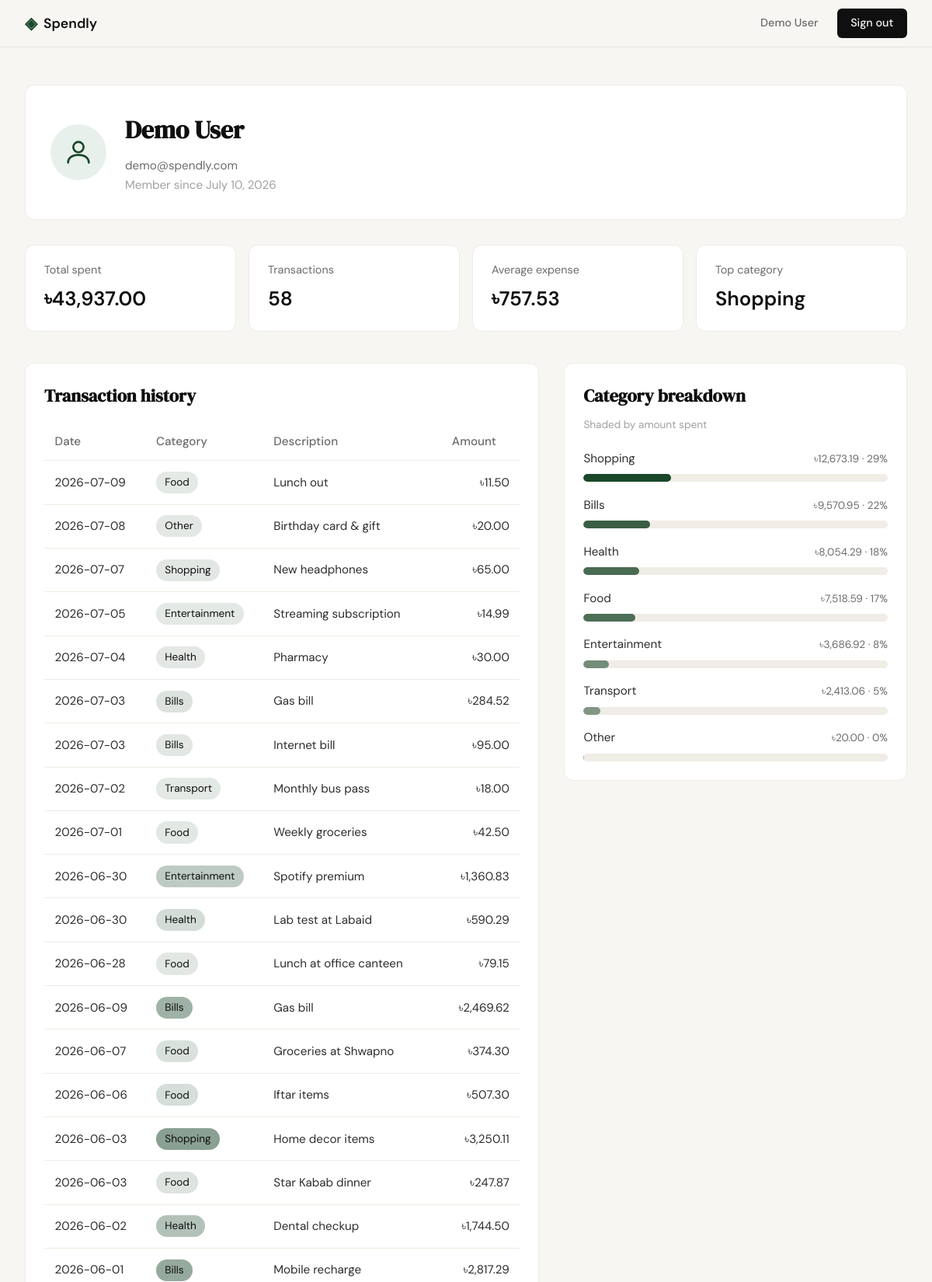
Screenshot of /profile (signed in, upper part) with the database file from the repository.
### tables this page shows
CREATE TABLE users (
            id            INTEGER PRIMARY KEY AUTOINCREMENT,
            name          TEXT    NOT NULL,
            email         TEXT    NOT NULL UNIQUE,
            password_hash TEXT    NOT NULL,
            created_at    TEXT    NOT NULL DEFAULT (datetime('now'))
        );

CREATE TABLE expenses (
            id          INTEGER PRIMARY KEY AUTOINCREMENT,
            user_id     INTEGER NOT NULL REFERENCES users(id) ON DELETE CASCADE,
            amount      REAL    NOT NULL,
            category    TEXT    NOT NULL,
            date        TEXT    NOT NULL,
            description TEXT,
            created_at  TEXT    NOT NULL DEFAULT (datetime('now'))
        );

### app.py (the view)
@app.route("/profile")
def profile():
    user_id = session.get("user_id")
    if not user_id:
        return redirect(url_for("login"))
    user = get_user_by_id(user_id)
    if user is None:                 # stale session (user no longer exists)
        session.clear()
        return redirect(url_for("login"))
    rows = get_user_expenses(user_id)
    summary = get_user_expense_summary(user_id)
    breakdown = get_user_category_breakdown(user_id)
    max_amount = max((r["amount"] for r in rows), default=0)
    expenses = [
        {
            "date": r["date"],
            "category": r["category"],
            "description": r["description"],
            "amount": r["amount"],
            "mix": (12 + 40 * (r["amount"] / max_amount)) if max_amount else 12,
        }
        for r in rows
    ]
    total = summary["total"] or 0
    max_total = max((r["total"] for r in breakdown), default=0)
    categories = [
        {
            "category": r["category"],
            "count": r["count"],
            "total": r["total"],
            "pct": (r["total"] / total * 100) if total else 0,
            "intensity": (0.4 + 0.6 * (r["total"] / max_total)) if max_total else 0,
        }
        for r in breakdown
    ]
    top_category = categories[0]["category"] if categories else None
    try:
        member_since = datetime.strptime(
            user["created_at"][:10], "%Y-%m-%d"
        ).strftime("%B %d, %Y")
    except (ValueError, TypeError):
        member_since = user["created_at"]
    return render_template(
        "profile.html",
        user=user,
        member_since=member_since,
        expenses=expenses,
        summary=summary,
        categories=categories,
        top_category=top_category,
    )

### app.py (called while the page is built)
@app.template_filter("money")
def money(value):
    return f"৳{(value or 0):,.2f}"

### database/db.py (called while the page is built)
def get_db():
    conn = sqlite3.connect(DB_PATH)
    conn.row_factory = sqlite3.Row
    conn.execute("PRAGMA foreign_keys = ON")
    return conn

def get_user_by_id(user_id):
    conn = get_db()
    user = conn.execute(
        "SELECT * FROM users WHERE id = ?", (user_id,)
    ).fetchone()
    conn.close()
    return user

def get_user_expenses(user_id):
    conn = get_db()
    rows = conn.execute(
        "SELECT id, amount, category, date, description "
        "FROM expenses WHERE user_id = ? ORDER BY date DESC, id DESC",
        (user_id,),
    ).fetchall()
    conn.close()
    return rows

def get_user_expense_summary(user_id):
    conn = get_db()
    row = conn.execute(
        "SELECT COUNT(*) AS count, COALESCE(SUM(amount), 0) AS total, "
        "COALESCE(AVG(amount), 0) AS average FROM expenses WHERE user_id = ?",
        (user_id,),
    ).fetchone()
    conn.close()
    return row

def get_user_category_breakdown(user_id):
    conn = get_db()
    rows = conn.execute(
        "SELECT category, COUNT(*) AS count, SUM(amount) AS total "
        "FROM expenses WHERE user_id = ? GROUP BY category ORDER BY total DESC",
        (user_id,),
    ).fetchall()
    conn.close()
    return rows

### templates/profile.html (shortened to what this page needs)
{% extends "base.html" %}
{% block content %}
<section class="profile-page">
    <div class="profile-info-card">
        <div class="profile-avatar" aria-hidden="true">
            <svg viewBox="0 0 24 24" fill="none" stroke="currentColor"
                 stroke-width="1.6" stroke-linecap="round" stroke-linejoin="round">
                <circle cx="12" cy="8" r="4"></circle>
                <path d="M4 20c0-4 3.6-6 8-6s8 2 8 6"></path>
            </svg>
        </div>
        <div class="profile-identity">
            <h1 class="profile-name">{{ user.name }}</h1>
            <p class="profile-meta">{{ user.email }}</p>
            <p class="profile-meta profile-meta-faint">Member since {{ member_since }}</p>
        </div>
    </div>
    <div class="dash-stats profile-stats">
        <div class="dash-stat">
            <span class="dash-stat-label">Total spent</span>
            <span class="dash-stat-value">{{ summary.total|money }}</span>
        </div>
        <div class="dash-stat">
            <span class="dash-stat-label">Transactions</span>
            <span class="dash-stat-value">{{ summary.count }}</span>
        </div>
        <div class="dash-stat">
            <span class="dash-stat-label">Average expense</span>
            <span class="dash-stat-value">{{ summary.average|money }}</span>
        </div>
        <div class="dash-stat">
            <span class="dash-stat-label">Top category</span>
            <span class="dash-stat-value">{{ top_category or "—" }}</span>
        </div>
    </div>
    <div class="profile-split">
        <section class="profile-col">
            <div class="profile-card">
                <h2 class="profile-card-title">Transaction history</h2>
                <div class="profile-table-scroll">
                    <table class="profile-table">
                        <thead>
                            <tr>
                                <th>Date</th>
                                <th>Category</th>
                                <th>Description</th>
                                <th class="profile-amount">Amount</th>
                            </tr>
                        </thead>
                        <tbody>
                            {% for e in expenses %}
                            <tr>
                                <td>{{ e.date }}</td>
                                <td>
                                    <span class="profile-pill"
                                          style="background: color-mix(in srgb, var(--accent) {{ e.mix }}%, var(--paper-card))">
                                        {{ e.category }}
                                    </span>
                                </td>
                                <td>{{ e.description or "—" }}</td>
                                <td class="profile-amount">{{ e.amount|money }}</td>
                            </tr>
                            {% else %}
                            <tr>
                                <td colspan="4" class="profile-empty">No transactions yet.</td>
                            </tr>
                            {% endfor %}
                        </tbody>
                    </table>
                </div>
            </div>
        </section>
        <section class="profile-col">
            <div class="profile-card">
                <h2 class="profile-card-title">Category breakdown</h2>
                {% if categories %}
                <p class="profile-hint">Shaded by amount spent</p>
                <div class="profile-bars">
                    {% for c in categories %}
                    <div class="profile-cat">
                        <div class="profile-cat-head">
                            <span class="profile-cat-name">{{ c.category }}</span>
                            <span class="profile-cat-val">{{ c.total|money }} · {{ "%.0f"|format(c.pct) }}%</span>
                        </div>
                        <div class="dash-bar-track">
                            <div class="dash-bar profile-cat-bar"
                                 style="width: {{ c.pct }}%; opacity: {{ c.intensity }}"></div>
                        </div>
                    </div>
                    {% endfor %}
                </div>
                {% else %}
                <p class="profile-empty">No spending to break down yet.</p>
                {% endif %}
            </div>
        </section>
    </div>
</section>
{% endblock %}

### templates/base.html (shortened to what this page needs)
<!DOCTYPE html>
<html lang="en">
<head>
    <link rel="stylesheet" href="{{ url_for('static', filename='css/style.css') }}">
</head>
<body>
    <nav class="navbar">
        <div class="nav-inner">
            <a href="{{ url_for('landing') }}" class="nav-brand">
                <span class="brand-icon">◈</span>
                <span class="brand-name">Spendly</span>
            </a>
            <div class="nav-links">
                {% if session.get('user_id') %}
                <a href="{{ url_for('profile') }}" class="nav-user">{{ session.get('user_name') }}</a>
                <a href="{{ url_for('logout') }}" class="nav-cta">Sign out</a>
                {% else %}
                <a href="{{ url_for('login') }}">Sign in</a>
                <a href="{{ url_for('register') }}" class="nav-cta">Get started</a>
                {% endif %}
            </div>
        </div>
    </nav>
    <main class="main-content">
        {% block content %}{% endblock %}
    </main>
</body>
</html>

### rows the page displays
users: get "Demo User", name "Demo User", email "demo@spendly.com"
expenses: date "2026-07-09", category "Food", description "Lunch out", amount "৳11.50"
expenses: date "2026-07-08", category "Other", description "Birthday card & gift", amount "৳20.00"
expenses: date "2026-07-07", category "Shopping", description "New headphones", amount "৳65.00"
expenses: date "2026-07-05", category "Entertainment", description "Streaming subscription", amount "৳14.99"
expenses: date "2026-07-04", category "Health", description "Pharmacy", amount "৳30.00"
expenses: date "2026-07-03", category "Bills", description "Gas bill", amount "৳284.52"
expenses: date "2026-07-03", category "Bills", description "Internet bill", amount "৳95.00"
expenses: date "2026-07-02", category "Transport", description "Monthly bus pass", amount "৳18.00"
expenses: date "2026-07-01", category "Food", description "Weekly groceries", amount "৳42.50"
expenses: date "2026-06-30", category "Entertainment", description "Spotify premium", amount "৳1,360.83"
expenses: date "2026-06-30", category "Health", description "Lab test at Labaid", amount "৳590.29"
expenses: date "2026-06-28", category "Food", description "Lunch at office canteen", amount "৳79.15"
expenses: date "2026-06-09", category "Bills", description "Gas bill", amount "৳2,469.62"
expenses: date "2026-06-07", category "Food", description "Groceries at Shwapno", amount "৳374.30"
expenses: date "2026-06-06", category "Food", description "Iftar items", amount "৳507.30"
expenses: date "2026-06-03", category "Shopping", description "Home decor items", amount "৳3,250.11"
expenses: date "2026-06-03", category "Food", description "Star Kabab dinner", amount "৳247.87"
expenses: date "2026-06-02", category "Health", description "Dental checkup", amount "৳1,744.50"
expenses: date "2026-06-01", category "Bills", description "Mobile recharge", amount "৳2,817.29"

### other values shown
{{ member_since }} "July 10, 2026"
{{ summary.total|money }} "৳43,937.00"
{{ summary.count }} "58"
{{ summary.average|money }} "৳757.53"
{{ top_category or "—" }} "Shopping"
{{ c.category }} "Shopping" "Bills" "Health" "Food" "Entertainment" "Transport" "Other"
{{ c.total|money }} "৳12,673.19" "৳9,570.95" "৳8,054.29" "৳7,518.59" "৳3,686.92" "৳2,413.06" "৳20.00"
{{ "%.0f"|format(c.pct) }} "29" "22" "18" "17" "8" "5" "0"
